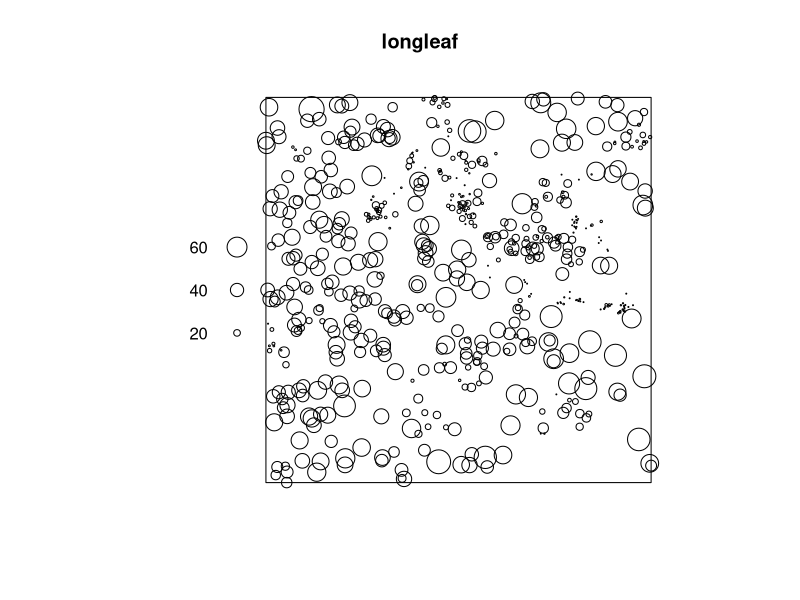
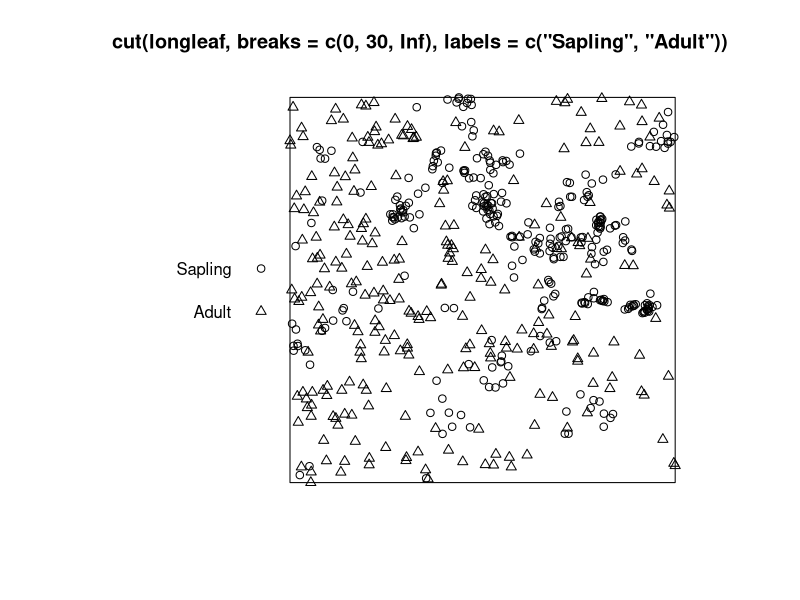

The R source for these figures, in order:
library(spatstat.data)


### Name: longleaf
### Title: Longleaf Pines Point Pattern
### Aliases: longleaf
### Keywords: datasets spatial

### ** Examples

    data(longleaf)
  if(require(spatstat)) {
    plot(longleaf)
    plot(cut(longleaf, breaks=c(0,30,Inf), labels=c("Sapling","Adult")))
  }
